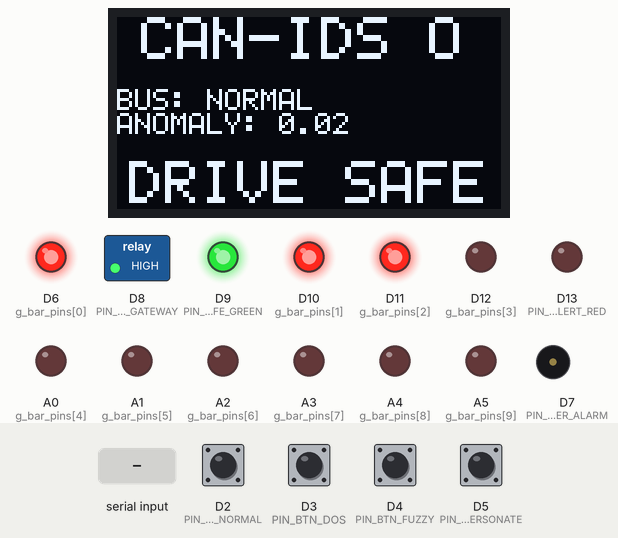
Recording of a sketch running on a simulated STM32 Nucleo. On the bench: 128×64 one-colour display, switched loads named in the sketch (green lamp = pin HIGH), output pins drawn as LEDs (lit = HIGH), buzzer (waves = sounding). Wiring (from diagram.json): SSD1306 OLED at I2C address 0x3C. Inputs (shaded band) come from the test bench; at power-on: D2 (PIN_BTN_NORMAL), D3 (PIN_BTN_DOS), D4 (PIN_BTN_FUZZY), D5 (PIN_BTN_IMPERSONATE) HIGH. Pins used as bus, display or sensor lines are not drawn; what the sketch prints to the serial monitor is not drawn.

Above: at 2.4 s.
2.5 s: D3 (PIN_BTN_DOS) pulled LOW for 0.9 s
At 6.8 s:
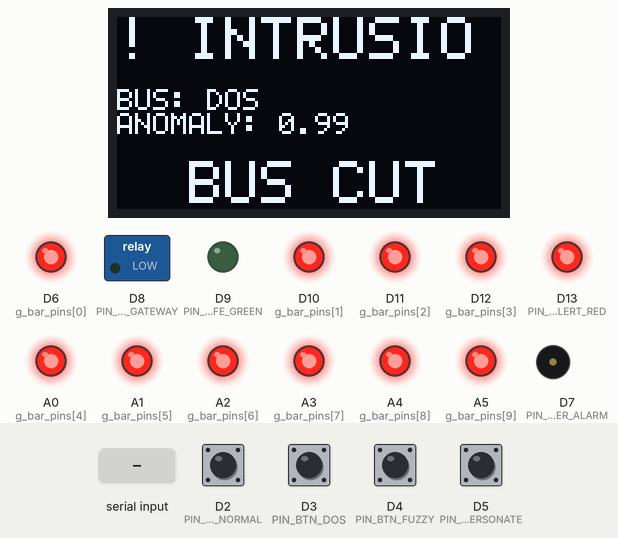
6.9 s: D4 (PIN_BTN_FUZZY) pulled LOW for 0.9 s
At 8.2 s:
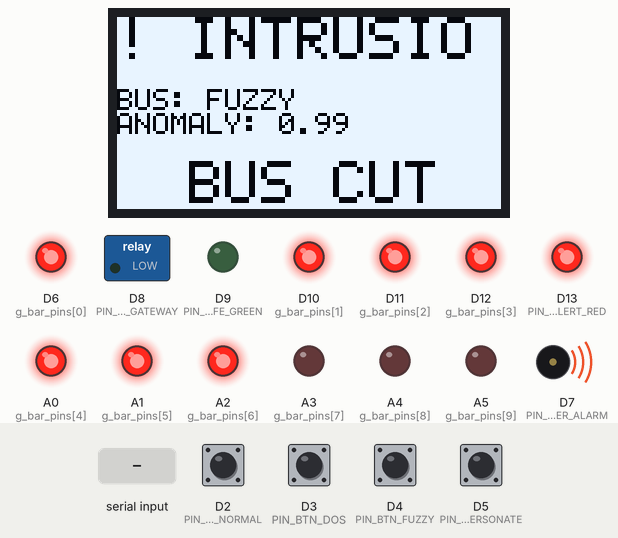
11.3 s: D5 (PIN_BTN_IMPERSONATE) pulled LOW for 0.9 s
At 13.4 s:
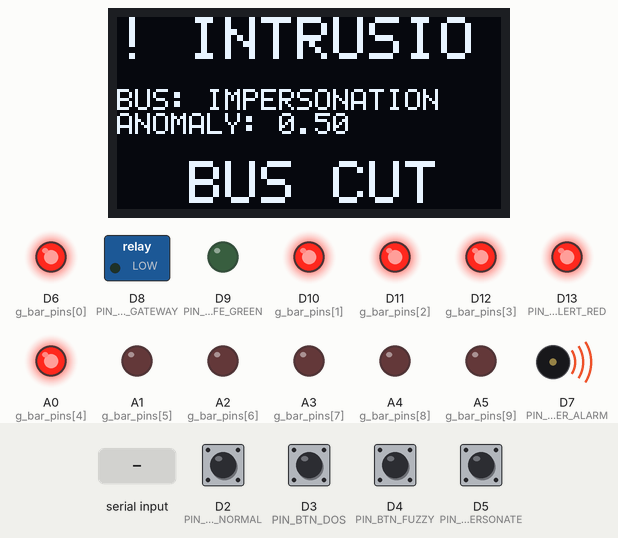
15.7 s: D2 (PIN_BTN_NORMAL) pulled LOW for 0.9 s
At 16.5 s:
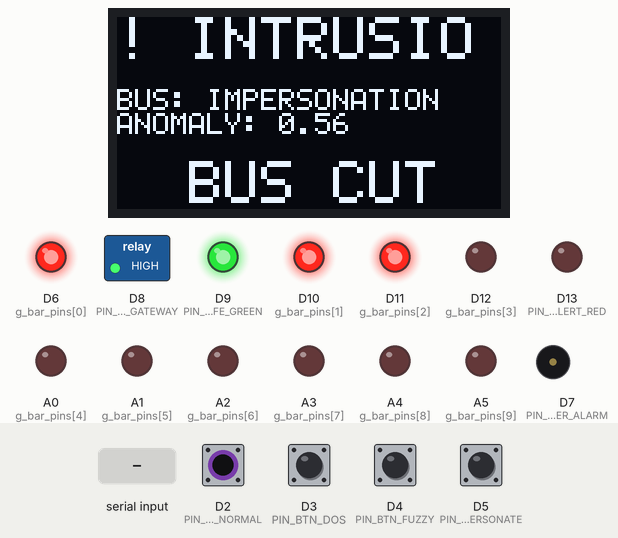
20.1 s: "2" received over Serial
At 21.6 s:
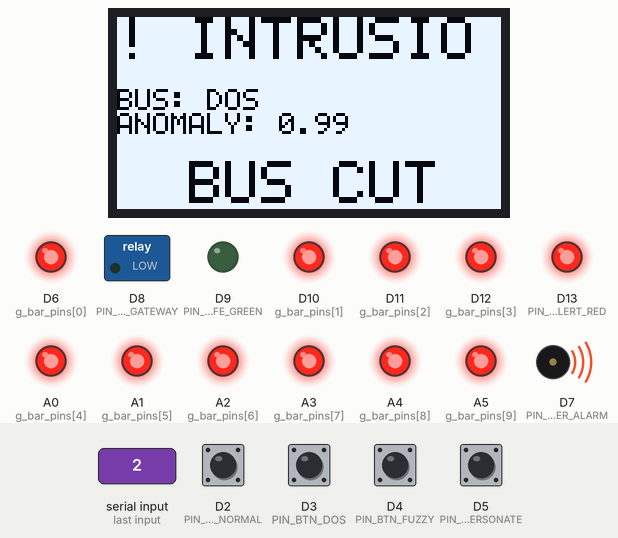
23.6 s: "3" received over Serial
At 25.2 s:
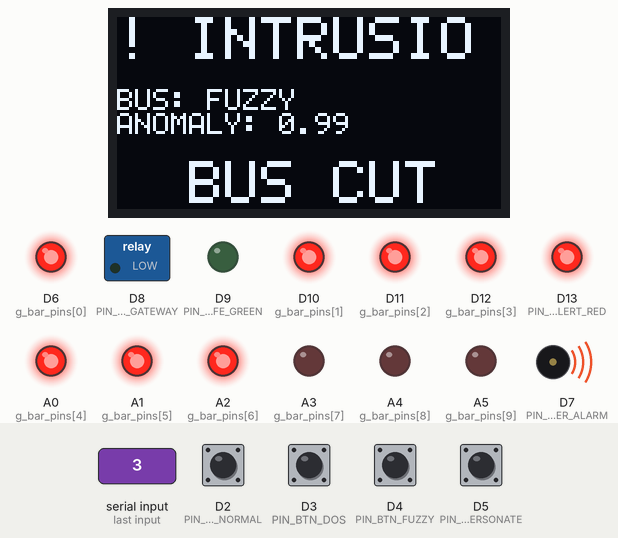
Timing chart, 0 to 28.1 s (numbered marks = the images above; inputs shaded):
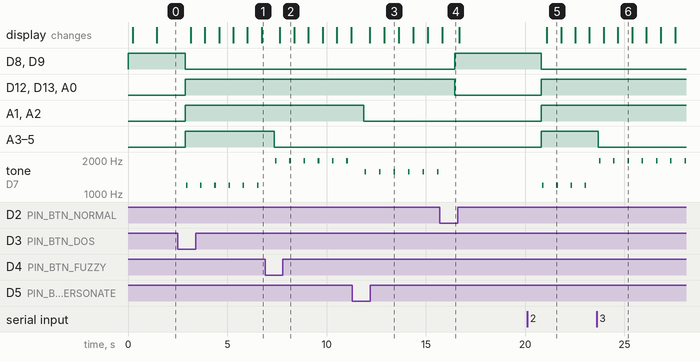

The sketch:

sketch.ino
```cpp
#ifdef ARDUINO
#include <Arduino.h>
#include <Wire.h>
#else
#include <stdio.h>
#include <unistd.h>
#include <stdint.h>
#include <string.h>

// Mock Arduino environment for host compilation
#define INPUT_PULLUP 0x2
#define OUTPUT 0x1
#define LOW 0x0
#define HIGH 0x1

#define D2 2
#define D3 3
#define D4 4
#define D5 5
#define D6 6
#define D7 7
#define D8 8
#define D9 9
#define D10 10
#define D11 11
#define D12 12
#define D13 13
#define A0 14
#define A1 15
#define A2 16
#define A3 17
#define A4 18
#define A5 19

inline void pinMode(int pin, int mode) { (void)pin; (void)mode; }
inline void digitalWrite(int pin, int val) { (void)pin; (void)val; }
inline int digitalRead(int pin) { (void)pin; return HIGH; }
inline void delay(int ms) { usleep(ms * 1000); }
inline void delayMicroseconds(unsigned int us) { usleep(us); }

struct MockSerial {
    void begin(int baud) { (void)baud; }
    inline operator bool() { return true; }
    inline int available() { return 0; }
    inline char read() { return 0; }
    inline void print(const char* s) { printf("%s", s); }
    inline void print(int val) { printf("%d", val); }
    inline void print(double val, int dec = 2) { printf("%.*f", dec, val); }
    inline void println(const char* s = "") { printf("%s\n", s); }
    inline void println(int val) { printf("%d\n", val); }
    inline void println(double val, int dec = 2) { printf("%.*f\n", dec, val); }
};
static MockSerial Serial;
#endif

#include "ei_run_classifier.h"

// Hardware Pin Assignments
#define PIN_BTN_NORMAL       D2
#define PIN_BTN_DOS          D3
#define PIN_BTN_FUZZY        D4
#define PIN_BTN_IMPERSONATE  D5
#define PIN_BUZZER_ALARM     D7   // Warning Siren
#define PIN_RELAY_GATEWAY    D8   // Hardware CAN Bus Isolation Switch

// Dual Status Indicator LEDs
#define PIN_LED_SAFE_GREEN   D9   // Green Status LED: System Safe & Normal
#define PIN_LED_ALERT_RED    D13  // Red Status LED: Intrusion Threat Lock

// 10-LED CAN Bus Saturation Bar Graph Pins (D6, D10-D12, A0-A5)
static const uint8_t g_bar_pins[10] = { D6, D10, D11, D12, A0, A1, A2, A3, A4, A5 };

// Global variables for active stream state
static uint8_t g_mode = 1; // 1: Normal, 2: DoS, 3: Fuzzy, 4: Impersonation
static size_t g_global_offset = 0;

// Ultra-lightweight 5x7 Font bitmap data (space through uppercase 'Z')
static const uint8_t font5x7_basic[] = {
    0x00, 0x00, 0x00, 0x00, 0x00, // 0x20 ' '
    0x00, 0x00, 0x5F, 0x00, 0x00, // 0x21 '!'
    0x00, 0x00, 0x00, 0x00, 0x00, // 0x22 '"'
    0x14, 0x7F, 0x14, 0x7F, 0x14, // 0x23 '#'
    0x24, 0x2A, 0x7F, 0x2A, 0x12, // 0x24 '$'
    0x23, 0x13, 0x08, 0x64, 0x62, // 0x25 '%'
    0x36, 0x49, 0x55, 0x22, 0x50, // 0x26 '&'
    0x00, 0x05, 0x03, 0x00, 0x00, // 0x27 '\''
    0x00, 0x1C, 0x22, 0x41, 0x00, // 0x28 '('
    0x00, 0x41, 0x22, 0x1C, 0x00, // 0x29 ')'
    0x14, 0x08, 0x3E, 0x08, 0x14, // 0x2A '*'
    0x08, 0x08, 0x3E, 0x08, 0x08, // 0x2B '+'
    0x00, 0x50, 0x30, 0x00, 0x00, // 0x2C ','
    0x08, 0x08, 0x08, 0x08, 0x08, // 0x2D '-'
    0x00, 0x60, 0x60, 0x00, 0x00, // 0x2E '.'
    0x20, 0x10, 0x08, 0x04, 0x02, // 0x2F '/'
    0x3E, 0x51, 0x49, 0x45, 0x3E, // 0x30 '0'
    0x00, 0x42, 0x7F, 0x40, 0x00, // 0x31 '1'
    0x42, 0x61, 0x51, 0x49, 0x46, // 0x32 '2'
    0x21, 0x41, 0x45, 0x4B, 0x31, // 0x33 '3'
    0x18, 0x14, 0x12, 0x7F, 0x10, // 0x34 '4'
    0x27, 0x45, 0x45, 0x45, 0x39, // 0x35 '5'
    0x3C, 0x4A, 0x49, 0x49, 0x30, // 0x36 '6'
    0x01, 0x71, 0x09, 0x05, 0x03, // 0x37 '7'
    0x36, 0x49, 0x49, 0x49, 0x36, // 0x38 '8'
    0x06, 0x49, 0x49, 0x29, 0x1E, // 0x39 '9'
    0x00, 0x36, 0x36, 0x00, 0x00, // 0x3A ':'
    0x00, 0x56, 0x36, 0x00, 0x00, // 0x3B ';'
    0x08, 0x14, 0x22, 0x41, 0x00, // 0x3C '<'
    0x14, 0x14, 0x14, 0x14, 0x14, // 0x3D '='
    0x00, 0x41, 0x22, 0x14, 0x08, // 0x3E '>'
    0x02, 0x01, 0x51, 0x09, 0x06, // 0x3F '?'
    0x32, 0x49, 0x79, 0x41, 0x3E, // 0x40 '@'
    0x7E, 0x11, 0x11, 0x11, 0x7E, // 0x41 'A'
    0x7F, 0x49, 0x49, 0x49, 0x36, // 0x42 'B'
    0x3E, 0x41, 0x41, 0x41, 0x22, // 0x43 'C'
    0x7F, 0x41, 0x41, 0x22, 0x1C, // 0x44 'D'
    0x7F, 0x49, 0x49, 0x49, 0x41, // 0x45 'E'
    0x7F, 0x09, 0x09, 0x09, 0x01, // 0x46 'F'
    0x3E, 0x41, 0x49, 0x49, 0x7A, // 0x47 'G'
    0x7F, 0x08, 0x08, 0x08, 0x7F, // 0x48 'H'
    0x00, 0x41, 0x7F, 0x41, 0x00, // 0x49 'I'
    0x20, 0x40, 0x41, 0x3F, 0x01, // 0x4A 'J'
    0x7F, 0x08, 0x14, 0x22, 0x41, // 0x4B 'K'
    0x7F, 0x40, 0x40, 0x40, 0x40, // 0x4C 'L'
    0x7F, 0x02, 0x0C, 0x02, 0x7F, // 0x4D 'M'
    0x7F, 0x04, 0x08, 0x10, 0x7F, // 0x4E 'N'
    0x3E, 0x41, 0x41, 0x41, 0x3E, // 0x4F 'O'
    0x7F, 0x09, 0x09, 0x09, 0x06, // 0x50 'P'
    0x3E, 0x41, 0x51, 0x21, 0x5E, // 0x51 'Q'
    0x7F, 0x09, 0x19, 0x29, 0x46, // 0x52 'R'
    0x46, 0x49, 0x49, 0x49, 0x31, // 0x53 'S'
    0x01, 0x01, 0x7F, 0x01, 0x01, // 0x54 'T'
    0x3F, 0x40, 0x40, 0x40, 0x3F, // 0x55 'U'
    0x1F, 0x20, 0x40, 0x20, 0x1F, // 0x56 'V'
    0x3F, 0x40, 0x38, 0x40, 0x3F, // 0x57 'W'
    0x63, 0x14, 0x08, 0x14, 0x63, // 0x58 'X'
    0x07, 0x08, 0x70, 0x08, 0x07, // 0x59 'Y'
    0x61, 0x51, 0x49, 0x45, 0x43, // 0x5A 'Z'
    0x00, 0x7F, 0x41, 0x41, 0x00, // 0x5B '['
    0x02, 0x04, 0x08, 0x10, 0x20, // 0x5C '\\'
    0x00, 0x41, 0x41, 0x7F, 0x00, // 0x5D ']'
    0x00, 0x00, 0x77, 0x00, 0x00  // 0x7C '|'
};

#ifdef ARDUINO
static void oled_cmd(uint8_t cmd) {
    Wire.beginTransmission(0x3C);
    Wire.write(0x00);
    Wire.write(cmd);
    Wire.endTransmission();
}

static void oled_init() {
    Wire.begin();
    Wire.setClock(400000L);
    delay(50);
    oled_cmd(0xAE); // Display off
    oled_cmd(0xD5); oled_cmd(0x80);
    oled_cmd(0xA8); oled_cmd(0x3F);
    oled_cmd(0xD3); oled_cmd(0x00);
    oled_cmd(0x40);
    oled_cmd(0x8D); oled_cmd(0x14); // Enable charge pump
    oled_cmd(0x20); oled_cmd(0x00); // Horizontal mode
    oled_cmd(0xA1); // Seg remap
    oled_cmd(0xC8); // Com scan dec
    oled_cmd(0xDA); oled_cmd(0x12);
    oled_cmd(0x81); oled_cmd(0xCF);
    oled_cmd(0xD9); oled_cmd(0xF1);
    oled_cmd(0xDB); oled_cmd(0x40);
    oled_cmd(0xA4); // Output follows RAM
    oled_cmd(0xA6); // Normal display
    oled_cmd(0xAF); // Display on
}

static void oled_set_cursor(uint8_t col, uint8_t row) {
    oled_cmd(0xB0 + (row & 0x07));
    oled_cmd(0x00 + (col & 0x0F));
    oled_cmd(0x10 + ((col >> 4) & 0x0F));
}

static void oled_clear() {
    for (uint8_t row = 0; row < 8; row++) {
        oled_set_cursor(0, row);
        for (uint8_t chunk = 0; chunk < 8; chunk++) {
            Wire.beginTransmission(0x3C);
            Wire.write(0x40);
            for (uint8_t col = 0; col < 16; col++) {
                Wire.write(0x00);
            }
            Wire.endTransmission();
        }
    }
}

static void oled_invert(bool inv) {
    oled_cmd(inv ? 0xA7 : 0xA6);
}

static void oled_write_char(char c, uint8_t col, uint8_t row) {
    oled_set_cursor(col, row);
    char u = c;
    if (u >= 'a' && u <= 'z') u = u - 'a' + 'A';
    uint16_t idx = 0;
    if (u >= 0x20 && u <= 0x5D) idx = (u - 0x20) * 5;
    else if (u == '|') idx = (0x5E - 0x20) * 5;

    Wire.beginTransmission(0x3C);
    Wire.write(0x40);
    for (uint8_t i = 0; i < 5; i++) {
        Wire.write(font5x7_basic[idx + i]);
    }
    Wire.write(0x00); // 1px space between characters
    Wire.endTransmission();
}

// 2x Scaled Double-Height & Double-Width Large Font Renderer (10x14 px)
static void oled_write_char_2x(char c, uint8_t col, uint8_t row) {
    char u = c;
    if (u >= 'a' && u <= 'z') u = u - 'a' + 'A';
    uint16_t idx = 0;
    if (u >= 0x20 && u <= 0x5D) idx = (u - 0x20) * 5;
    else if (u == '|') idx = (0x5E - 0x20) * 5;

    // Top 8 vertical pixels
    oled_set_cursor(col, row);
    Wire.beginTransmission(0x3C);
    Wire.write(0x40);
    for (uint8_t i = 0; i < 5; i++) {
        uint8_t b = font5x7_basic[idx + i];
        uint8_t top_bits = 0;
        if (b & 0x01) top_bits |= 0x03;
        if (b & 0x02) top_bits |= 0x0C;
        if (b & 0x04) top_bits |= 0x30;
        if (b & 0x08) top_bits |= 0xC0;
        Wire.write(top_bits);
        Wire.write(top_bits); // 2x horizontal stretch
    }
    Wire.write(0x00); Wire.write(0x00);
    Wire.endTransmission();

    // Bottom 8 vertical pixels
    oled_set_cursor(col, row + 1);
    Wire.beginTransmission(0x3C);
    Wire.write(0x40);
    for (uint8_t i = 0; i < 5; i++) {
        uint8_t b = font5x7_basic[idx + i];
        uint8_t bot_bits = 0;
        if (b & 0x10) bot_bits |= 0x03;
        if (b & 0x20) bot_bits |= 0x0C;
        if (b & 0x40) bot_bits |= 0x30;
        if (b & 0x80) bot_bits |= 0xC0;
        Wire.write(bot_bits);
        Wire.write(bot_bits); // 2x horizontal stretch
    }
    Wire.write(0x00); Wire.write(0x00);
    Wire.endTransmission();
}

static void oled_write_str(const char* str, uint8_t col, uint8_t row) {
    uint8_t curr_col = col;
    while (*str && curr_col < 122) {
        oled_write_char(*str, curr_col, row);
        curr_col += 6;
        str++;
    }
}

static void oled_write_str_2x(const char* str, uint8_t col, uint8_t row) {
    uint8_t curr_col = col;
    while (*str && curr_col < 116) {
        oled_write_char_2x(*str, curr_col, row);
        curr_col += 12;
        str++;
    }
}

static void oled_write_val1(float val, uint8_t col, uint8_t row) {
    int v = (int)(val * 10.0f);
    if (v < 0) {
        oled_write_char('-', col, row);
        col += 6;
        v = -v;
    }
    int whole = v / 10;
    int frac = v % 10;
    char buf[10];
    int idx = 0;
    if (whole == 0) {
        buf[idx++] = '0';
    } else {
        char tmp[8];
        int t_idx = 0;
        while (whole > 0) {
            tmp[t_idx++] = '0' + (whole % 10);
            whole /= 10;
        }
        while (t_idx > 0) {
            buf[idx++] = tmp[--t_idx];
        }
    }
    buf[idx++] = '.';
    buf[idx++] = '0' + frac;
    buf[idx] = '\0';
    oled_write_str(buf, col, row);
}

static void oled_write_anom(float val, uint8_t col, uint8_t row) {
    int v = (int)(val * 100.0f);
    if (v < 0) v = 0;
    int whole = v / 100;
    int frac = v % 100;
    char buf[8];
    buf[0] = '0' + (whole % 10);
    buf[1] = '.';
    buf[2] = '0' + (frac / 10);
    buf[3] = '0' + (frac % 10);
    buf[4] = '\0';
    oled_write_str(buf, col, row);
}
#else
static void oled_init() {}
static void oled_clear() {}
static void oled_invert(bool inv) { (void)inv; }
static void oled_write_str(const char* str, uint8_t col, uint8_t row) { (void)str; (void)col; (void)row; }
static void oled_write_str_2x(const char* str, uint8_t col, uint8_t row) { (void)str; (void)col; (void)row; }
static void oled_write_val1(float val, uint8_t col, uint8_t row) { (void)val; (void)col; (void)row; }
static void oled_write_anom(float val, uint8_t col, uint8_t row) { (void)val; (void)col; (void)row; }
#endif

// Zero-RAM algorithmic CAN signal generator
inline float get_can_sample(uint8_t mode, size_t idx) {
    if (mode == 1) { return 95.0f + (float)((idx * 3) % 5); }
    else if (mode == 2) { return 87.0f + (float)((idx * 2) % 4); }
    else if (mode == 3) { return 85.0f + (float)((idx * 17) % 31); }
    else { return 99.0f - (float)((idx * 5) % 9); }
}

const char* get_mode_name(uint8_t mode) {
    if (mode == 1) return "NORMAL";
    if (mode == 2) return "DOS";
    if (mode == 3) return "FUZZY";
    return "IMPERSONATION";
}

// Compact float formatting helper
inline void printVal1(float f) {
    int v = (int)(f * 10.0f);
    if (v < 0) { Serial.print("-"); v = -v; }
    Serial.print(v / 10);
    Serial.print(".");
    Serial.print(v % 10);
}

inline void printAnom3(float f) {
    int v = (int)(f * 1000.0f);
    if (v < 0) { Serial.print("-"); v = -v; }
    Serial.print(v / 1000);
    Serial.print(".");
    int rem = v % 1000;
    if (rem < 100) Serial.print("0");
    if (rem < 10) Serial.print("0");
    Serial.print(rem);
}

// Callback required by Edge Impulse SDK
int raw_feature_get_data(size_t offset, size_t length, float *out_ptr) {
    for (size_t i = 0; i < length; ++i) {
        out_ptr[i] = get_can_sample(g_mode, g_global_offset + offset + i);
    }
    return 0;
}

// Zero-timer hardware siren pulse
static void buzzer_pulse(uint16_t freq_hz, uint16_t duration_ms) {
#ifdef ARDUINO
    if (freq_hz == 0) {
        digitalWrite(PIN_BUZZER_ALARM, LOW);
        return;
    }
    uint32_t period_us = 1000000UL / (uint32_t)freq_hz;
    uint32_t half_period = period_us / 2;
    uint32_t cycles = ((uint32_t)duration_ms * 1000UL) / period_us;
    for (uint32_t i = 0; i < cycles; i++) {
        digitalWrite(PIN_BUZZER_ALARM, HIGH);
        delayMicroseconds(half_period);
        digitalWrite(PIN_BUZZER_ALARM, LOW);
        delayMicroseconds(half_period);
    }
#else
    (void)freq_hz;
    (void)duration_ms;
#endif
}

// Update 10-LED CAN Bus Saturation Bar Graph
static void update_bus_bar_graph(uint8_t mode) {
    uint8_t lit_bars = 3; // Default 30% load for Normal
    if (mode == 2) lit_bars = 10;      // DoS Attack: 100% Saturation (10 bars)
    else if (mode == 3) lit_bars = 7;  // Fuzzy Attack: 70% Load (7 bars)
    else if (mode == 4) lit_bars = 5;  // Impersonation: 50% Load (5 bars)

    for (uint8_t i = 0; i < 10; i++) {
        digitalWrite(g_bar_pins[i], (i < lit_bars) ? HIGH : LOW);
    }
}

void setup() {
    Serial.begin(115200);

    pinMode(PIN_BTN_NORMAL, INPUT_PULLUP);
    pinMode(PIN_BTN_DOS, INPUT_PULLUP);
    pinMode(PIN_BTN_FUZZY, INPUT_PULLUP);
    pinMode(PIN_BTN_IMPERSONATE, INPUT_PULLUP);

    pinMode(PIN_BUZZER_ALARM, OUTPUT);
    digitalWrite(PIN_BUZZER_ALARM, LOW);
    pinMode(PIN_RELAY_GATEWAY, OUTPUT);

    // Configure Indicator LEDs
    pinMode(PIN_LED_ALERT_RED, OUTPUT);
    pinMode(PIN_LED_SAFE_GREEN, OUTPUT);
    digitalWrite(PIN_LED_ALERT_RED, LOW);
    digitalWrite(PIN_LED_SAFE_GREEN, HIGH); // Green Safe ON by default

    // Configure 10-LED Bar Graph Pins (D6, D10-D12, A0-A5)
    for (uint8_t i = 0; i < 10; i++) {
        pinMode(g_bar_pins[i], OUTPUT);
    }
    update_bus_bar_graph(1);

    digitalWrite(PIN_RELAY_GATEWAY, HIGH);

    oled_init();
    oled_clear();
    oled_write_str_2x("CAN-IDS", 24, 1);
    oled_write_str("TINYML FAILSAFE ACTIVE", 0, 4);
    delay(1000);

    g_mode = 1;
    g_global_offset = 0;

    Serial.println("System Initialized");
}

void loop() {
    if (Serial.available()) {
        char cmd = Serial.read();
        if (cmd == '1' || cmd == 'N' || cmd == 'n') { g_mode = 1; g_global_offset = 0; }
        else if (cmd == '2' || cmd == 'D' || cmd == 'd') { g_mode = 2; g_global_offset = 0; }
        else if (cmd == '3' || cmd == 'F' || cmd == 'f') { g_mode = 3; g_global_offset = 0; }
        else if (cmd == '4' || cmd == 'I' || cmd == 'i') { g_mode = 4; g_global_offset = 0; }
    }

    if (digitalRead(PIN_BTN_NORMAL) == LOW) { g_mode = 1; g_global_offset = 0; delay(200); }
    else if (digitalRead(PIN_BTN_DOS) == LOW) { g_mode = 2; g_global_offset = 0; delay(200); }
    else if (digitalRead(PIN_BTN_FUZZY) == LOW) { g_mode = 3; g_global_offset = 0; delay(200); }
    else if (digitalRead(PIN_BTN_IMPERSONATE) == LOW) { g_mode = 4; g_global_offset = 0; delay(200); }

    signal_t features_signal;
    features_signal.total_length = EI_CLASSIFIER_DSP_INPUT_FRAME_SIZE;
    features_signal.get_data = &raw_feature_get_data;

    ei_impulse_result_t result = { 0 };
    run_classifier(&features_signal, &result, false);

    float current_val = get_can_sample(g_mode, g_global_offset + EI_CLASSIFIER_DSP_INPUT_FRAME_SIZE - 1);
    bool is_intrusion = (result.anomaly > 0.30f);

    // Update 10-LED Bus Saturation Bar Graph
    update_bus_bar_graph(g_mode);

    if (is_intrusion) {
        digitalWrite(PIN_RELAY_GATEWAY, LOW); // Cut Relay
        digitalWrite(PIN_LED_ALERT_RED, HIGH);
        digitalWrite(PIN_LED_SAFE_GREEN, LOW);

        if (g_mode == 2) buzzer_pulse(1200, 60);
        else if (g_mode == 3) buzzer_pulse(2000, 60);
        else buzzer_pulse(1600, 60);
    } else {
        digitalWrite(PIN_RELAY_GATEWAY, HIGH); // Restore Relay
        digitalWrite(PIN_LED_SAFE_GREEN, HIGH);
        digitalWrite(PIN_LED_ALERT_RED, LOW);
        digitalWrite(PIN_BUZZER_ALARM, LOW);
    }

    oled_invert(is_intrusion && ((g_global_offset % 2) == 0));
    oled_clear();

    // Header Banner: 2X Big Scale Typography
    if (is_intrusion) {
        oled_write_str_2x("! INTRUSION !", 0, 0);
    } else {
        oled_write_str_2x("CAN-IDS OK", 8, 0);
    }

    // High-visibility Telemetry Stats
    oled_write_str("BUS:", 0, 3);
    oled_write_str(get_mode_name(g_mode), 30, 3);

    oled_write_str("ANOMALY:", 0, 4);
    oled_write_anom(result.anomaly, 54, 4);

    // Large Status Box
    if (is_intrusion) {
        oled_write_str_2x("BUS CUT", 24, 6);
    } else {
        oled_write_str_2x("DRIVE SAFE", 4, 6);
    }

    // Output Structured JSON Telemetry Packet over Serial (For Web Dashboard / Wokwi Bridge)
    uint8_t load_pct = (g_mode == 2) ? 100 : ((g_mode == 3) ? 70 : ((g_mode == 4) ? 50 : 30));
    Serial.print("TELEMETRY_JSON:{\"stream\":\"");
    Serial.print(get_mode_name(g_mode));
    Serial.print("\",\"offset\":");
    Serial.print((int)g_global_offset);
    Serial.print(",\"val\":");
    printVal1(current_val);
    Serial.print(",\"anomaly\":");
    printAnom3(result.anomaly);
    Serial.print(",\"load\":");
    Serial.print((int)load_pct);
    Serial.print(",\"actuator\":");
    Serial.print(is_intrusion ? 0 : 90);
    Serial.print(",\"relay\":");
    Serial.print(is_intrusion ? 0 : 1);
    Serial.print(",\"status\":\"");
    Serial.print(is_intrusion ? "ALERT" : "SECURE");
    Serial.println("\"}");

    g_global_offset++;
    delay(is_intrusion ? 440 : 500);
}

#ifndef ARDUINO
int main() {
    setup();
    for (int i = 0; i < 20; ++i) {
        loop();
    }
    return 0;
}
#endif
```

Source omitted: ei_run_classifier.h (3201 bytes)

Measured:
- after the input at 2.5 s, D8 (PIN_RELAY_GATEWAY), D9 (PIN_LED_SAFE_GREEN): HIGH → LOW after 0.38 s
- after the input at 6.9 s, A3 (g_bar_pins[7]), A4 (g_bar_pins[8]), A5 (g_bar_pins[9]): HIGH → LOW after 0.47 s; the display: changes after 0.75 s (image 2)
- after the input at 11.3 s, A1 (g_bar_pins[5]), A2 (g_bar_pins[6]): HIGH → LOW after 0.58 s; the display: first changes after 0.87 s (image 3 shows a later state)
- after the input at 15.7 s, D8 (PIN_RELAY_GATEWAY), D9 (PIN_LED_SAFE_GREEN): LOW → HIGH after 0.76 s; D12 (g_bar_pins[3]), D13 (PIN_LED_ALERT_RED), A0 (g_bar_pins[4]): HIGH → LOW after 0.76 s; tone on D7 (PIN_BUZZER_ALARM): stops changing and stays silent
- after the input at 20.1 s, D8 (PIN_RELAY_GATEWAY), D9 (PIN_LED_SAFE_GREEN): HIGH → LOW after 0.72 s
- after the input at 23.6 s, A3 (g_bar_pins[7]), A4 (g_bar_pins[8]), A5 (g_bar_pins[9]): HIGH → LOW after 0.08 s
- what the display in image 3 shows lasts 0.7 s, from 12.9 s to 13.6 s
